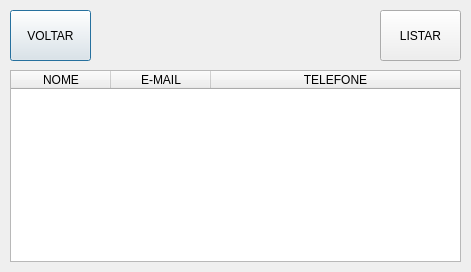
<?xml version="1.0" encoding="UTF-8"?>
<ui version="4.0">
 <class>TelaListagem</class>
 <widget class="QDialog" name="TelaListagem">
  <property name="geometry">
   <rect>
    <x>0</x>
    <y>0</y>
    <width>471</width>
    <height>272</height>
   </rect>
  </property>
  <property name="focusPolicy">
   <enum>Qt::StrongFocus</enum>
  </property>
  <property name="windowTitle">
   <string>Dialog</string>
  </property>
  <property name="layoutDirection">
   <enum>Qt::LeftToRight</enum>
  </property>
  <widget class="QPushButton" name="pushButtonVoltar">
   <property name="geometry">
    <rect>
     <x>10</x>
     <y>10</y>
     <width>81</width>
     <height>51</height>
    </rect>
   </property>
   <property name="text">
    <string>VOLTAR</string>
   </property>
  </widget>
  <widget class="QPushButton" name="pushButtonListar">
   <property name="geometry">
    <rect>
     <x>380</x>
     <y>10</y>
     <width>81</width>
     <height>51</height>
    </rect>
   </property>
   <property name="text">
    <string>LISTAR</string>
   </property>
  </widget>
  <widget class="QTableWidget" name="tableWidgetListagem">
   <property name="geometry">
    <rect>
     <x>10</x>
     <y>70</y>
     <width>451</width>
     <height>192</height>
    </rect>
   </property>
   <attribute name="horizontalHeaderShowSortIndicator" stdset="0">
    <bool>false</bool>
   </attribute>
   <attribute name="horizontalHeaderStretchLastSection">
    <bool>true</bool>
   </attribute>
   <column>
    <property name="text">
     <string>NOME</string>
    </property>
   </column>
   <column>
    <property name="text">
     <string>E-MAIL</string>
    </property>
   </column>
   <column>
    <property name="text">
     <string>TELEFONE</string>
    </property>
   </column>
  </widget>
 </widget>
 <resources/>
 <connections/>
</ui>
